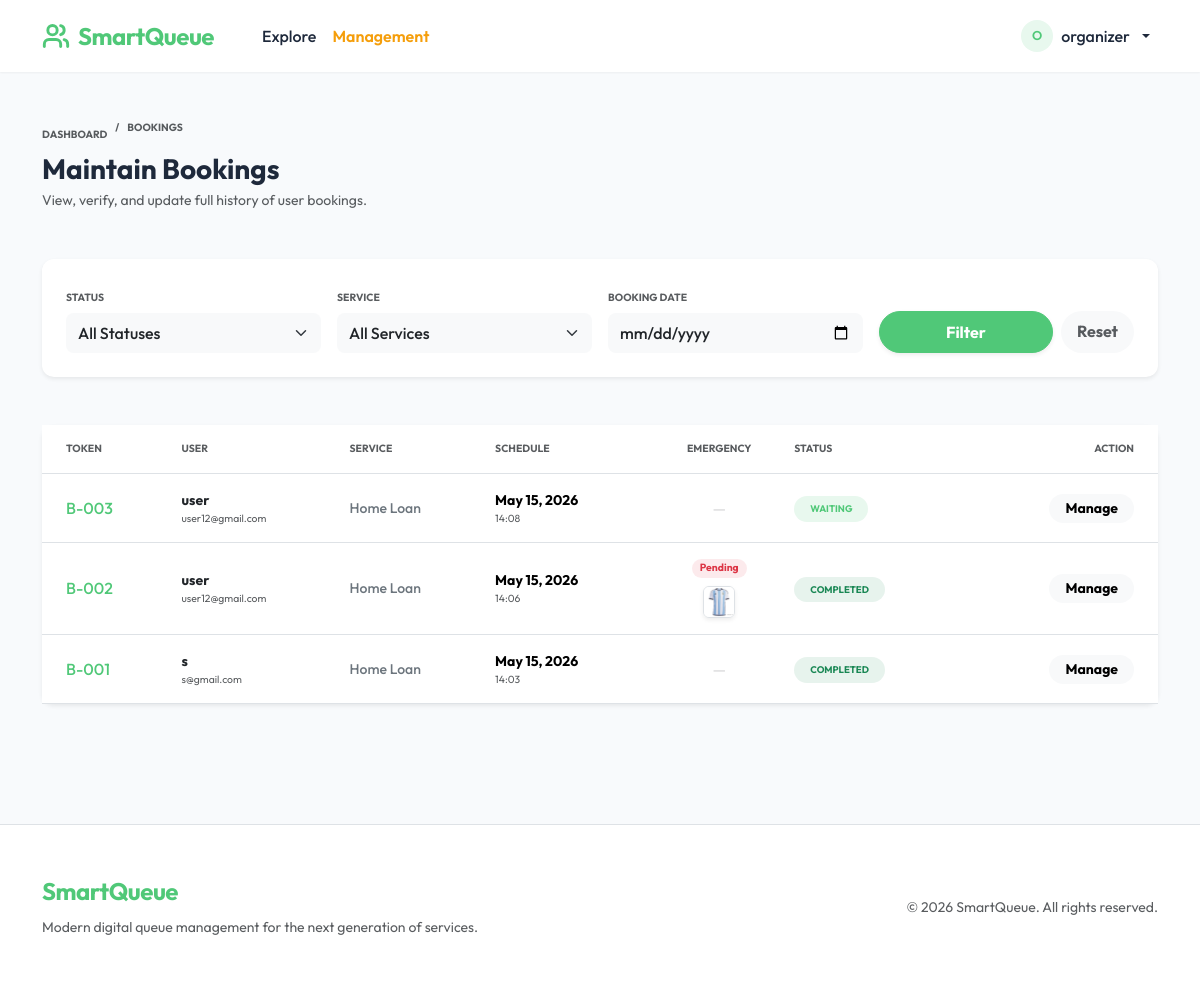
The app's page /organizer/loan-syste/bookings/ (signed in) with its own data.
### apps/queue/models.py (models this page shows, shortened)
class Token(models.Model):
    STATUS_WAITING = 'waiting'
    STATUS_CALLED = 'called'
    STATUS_SERVING = 'serving'
    STATUS_COMPLETED = 'completed'
    STATUS_CANCELLED = 'cancelled'
    STATUS_CHOICES = [
        (STATUS_WAITING, 'Waiting'),
        (STATUS_CALLED, 'Called'),
        (STATUS_SERVING, 'Serving'),
        (STATUS_COMPLETED, 'Completed'),
        (STATUS_CANCELLED, 'Cancelled'),
    ]
    token_number = models.CharField(max_length=20)
    service = models.ForeignKey('organizations.Service', on_delete=models.CASCADE, related_name='tokens')
    user = models.ForeignKey(settings.AUTH_USER_MODEL, on_delete=models.CASCADE, related_name='tokens')
    organization = models.ForeignKey(
        'organizations.Organization',
        on_delete=models.CASCADE,
        related_name='tokens',
    )
    status = models.CharField(max_length=20, choices=STATUS_CHOICES, default=STATUS_WAITING)
    created_at = models.DateTimeField(auto_now_add=True)
    estimated_time = models.DateTimeField(null=True, blank=True)
    called_at = models.DateTimeField(null=True, blank=True)
    completed_at = models.DateTimeField(null=True, blank=True)
    is_emergency = models.BooleanField(default=False)
    emergency_reason = models.TextField(blank=True)
    emergency_document = models.FileField(upload_to='emergency_docs/', blank=True, null=True)
    emergency_approved = models.BooleanField(default=False)
    booking_date = models.DateField()
    archived = models.BooleanField(default=False)
    class Meta:
        ordering = ['created_at']
        constraints = [
            models.UniqueConstraint(
                fields=['service', 'token_number', 'booking_date'],
                name='uniq_token_number_per_service_day',
            ),
        ]

### apps/organizations/models.py (models this page shows, shortened)
class Service(models.Model):
    organization = models.ForeignKey(Organization, on_delete=models.CASCADE, related_name='services')
    name = models.CharField(max_length=200)
    avg_service_time = models.IntegerField(default=10, help_text='Minutes per person')
    token_prefix = models.CharField(max_length=5, default='A')
    is_active = models.BooleanField(default=True)
    created_at = models.DateTimeField(auto_now_add=True)
    class Meta:
        ordering = ['name']

### apps/organizations/organizer_views.py (the view)
# urls.py: path('organizer/<slug:slug>/bookings/', organizer_views.OrganizerBookingListView.as_view(), name='organizer_booking_list'),
class OrganizerBookingListView(OrganizerRequiredMixin, ListView):
    model = Token
    template_name = 'organizations/organizer/booking_list.html'
    context_object_name = 'tokens'
    paginate_by = 20
    def get_queryset(self):
        org_slug = self.kwargs.get('slug')
        organization = get_object_or_404(Organization, slug=org_slug)
        queryset = Token.objects.filter(organization=organization).select_related('service', 'user').order_by('-booking_date', '-created_at')
        status = self.request.GET.get('status')
        if status:
            queryset = queryset.filter(status=status)
        date = self.request.GET.get('date')
        if date:
            queryset = queryset.filter(booking_date=date)
        service_id = self.request.GET.get('service')
        if service_id:
            queryset = queryset.filter(service_id=service_id)
        return queryset
    def get_context_data(self, **kwargs):
        context = super().get_context_data(**kwargs)
        org_slug = self.kwargs.get('slug')
        organization = get_object_or_404(Organization, slug=org_slug)
        context['organization'] = organization
        context['services'] = organization.services.all()
        context['status_choices'] = Token.STATUS_CHOICES
        return context

### apps/organizations/organizer_views.py (called while the page is built)
    def test_func(self):
        org_slug = self.kwargs.get('slug') or self.kwargs.get('org_slug')
        if not org_slug:
            service_id = self.kwargs.get('service_id')
            if service_id:
                service = get_object_or_404(Service, pk=service_id)
                organization = service.organization
            else:
                return False
        else:
            organization = get_object_or_404(Organization, slug=org_slug)
        return self.request.user.is_staff or organization.organizers.filter(pk=self.request.user.pk).exists()

### apps/templates/organizations/organizer/booking_list.html (shortened to what this page needs)
{% extends "base.html" %}
{% block content %}
<div class="row align-items-center mb-5">
    <div class="col">
        <nav aria-label="breadcrumb" class="mb-2">
            <ol class="breadcrumb mb-0">
                <li class="breadcrumb-item"><a href="{% url 'organizations:organizer_dashboard' organization.slug %}" class="text-decoration-none text-muted x-small fw-bold text-uppercase">Dashboard</a></li>
                <li class="breadcrumb-item active x-small fw-bold text-uppercase" aria-current="page">Bookings</li>
            </ol>
        </nav>
        <h1 class="h3 fw-bold mb-1">Maintain Bookings</h1>
        <p class="text-muted small mb-0">View, verify, and update full history of user bookings.</p>
    </div>
</div>
<div class="card border-0 shadow-sm mb-5" style="border-radius: 20px;">
    <div class="card-body p-4">
        <form method="get" class="row g-3 align-items-end">
            <div class="col-md-3">
                <label class="form-label x-small fw-bold text-muted text-uppercase mb-2">Status</label>
                <select name="status" class="form-select border-0 bg-light rounded-3 py-2 small fw-medium">
                    <option value="">All Statuses</option>
                </select>
            </div>
            <div class="col-md-3">
                <label class="form-label x-small fw-bold text-muted text-uppercase mb-2">Service</label>
                <select name="service" class="form-select border-0 bg-light rounded-3 py-2 small fw-medium">
                    <option value="">All Services</option>
                </select>
            </div>
            <div class="col-md-3">
                <label class="form-label x-small fw-bold text-muted text-uppercase mb-2">Booking Date</label>
                <input type="date" name="date" class="form-control border-0 bg-light rounded-3 py-2 small fw-medium" value="{{ request.GET.date }}">
            </div>
            <div class="col-md-3 d-flex gap-2">
                <button type="submit" class="btn btn-primary flex-fill rounded-pill fw-bold py-2 shadow-sm">Filter</button>
                <a href="?" class="btn btn-light rounded-pill px-3 py-2 fw-bold text-muted border-0">Reset</a>
            </div>
        </form>
    </div>
</div>
<div class="card border-0 shadow-sm mb-4" style="border-radius: 20px;">
    <div class="card-body p-0">
        <div class="table-responsive">
            <table class="table table-hover align-middle mb-0">
                <thead class="bg-light">
                    <tr>
                        <th class="ps-4 py-3 text-muted x-small fw-bold text-uppercase">Token</th>
                        <th class="py-3 text-muted x-small fw-bold text-uppercase">User</th>
                        <th class="py-3 text-muted x-small fw-bold text-uppercase">Service</th>
                        <th class="py-3 text-muted x-small fw-bold text-uppercase">Schedule</th>
                        <th class="py-3 text-muted x-small fw-bold text-uppercase text-center">Emergency</th>
                        <th class="py-3 text-muted x-small fw-bold text-uppercase">Status</th>
                        <th class="pe-4 py-3 text-muted x-small fw-bold text-uppercase text-end">Action</th>
                    </tr>
                </thead>
                <tbody>
                    {% for token in tokens %}
                    <tr>
                        <td class="ps-4 py-3 fw-extrabold text-primary h6 mb-0">{{ token.token_number }}</td>
                        <td class="py-3">
                            <div class="fw-bold text-dark small">{{ token.user.username }}</div>
                            <div class="x-small text-muted">{{ token.user.email|truncatechars:20 }}</div>
                        </td>
                        <td class="py-3 small fw-medium text-secondary">{{ token.service.name }}</td>
                        <td class="py-3">
                            <div class="small fw-bold">{{ token.booking_date|date:"M d, Y" }}</div>
                            <div class="x-small text-muted">{{ token.created_at|date:"H:i" }}</div>
                        </td>
                        <td class="py-3 text-center">
                            {% if token.is_emergency %}
                                <div class="d-flex flex-column align-items-center gap-1">
                                    {% if token.emergency_approved %}
                                        <span class="badge bg-danger rounded-pill px-2 py-1 x-small fw-bold">Approved</span>
                                    {% else %}
                                        <span class="badge bg-danger bg-opacity-10 text-danger rounded-pill px-2 py-1 x-small fw-bold">Pending</span>
                                    {% endif %}
                                    {% if token.emergency_document %}
                                        <a href="{{ token.emergency_document.url }}" target="_blank" class="d-block mt-1">
                                            <img src="{{ token.emergency_document.url }}" class="rounded border shadow-sm" style="width: 32px; height: 32px; object-fit: cover;">
                                        </a>
                                    {% endif %}
                                </div>
                            {% else %}
                                <span class="text-muted opacity-25">—</span>
                            {% endif %}
                        </td>
                        <td class="py-3">
                            {% if token.status == 'waiting' %}
                                <span class="badge bg-primary-light text-primary px-3 py-2 rounded-pill fw-bold" style="font-size: 0.6rem;">WAITING</span>
                            {% elif token.status == 'serving' %}
                                <span class="badge bg-info bg-opacity-10 text-info px-3 py-2 rounded-pill fw-bold" style="font-size: 0.6rem;">SERVING</span>
                            {% elif token.status == 'completed' %}
                                <span class="badge bg-success bg-opacity-10 text-success px-3 py-2 rounded-pill fw-bold" style="font-size: 0.6rem;">COMPLETED</span>
                            {% elif token.status == 'called' %}
                                <span class="badge bg-warning bg-opacity-10 text-warning px-3 py-2 rounded-pill fw-bold" style="font-size: 0.6rem;">CALLED</span>
                            {% else %}
                                <span class="badge bg-light text-muted px-3 py-2 rounded-pill fw-bold" style="font-size: 0.6rem;">CANCELLED</span>
                            {% endif %}
                        </td>
                        <td class="pe-4 py-3 text-end">
                            <div class="dropdown">
                                <button class="btn btn-sm btn-light rounded-pill px-3 fw-bold border-0" type="button" data-bs-toggle="dropdown" data-bs-boundary="viewport">
                                    Manage
                                </button>
                            </div>
                        </td>
                    </tr>
                    {% empty %}
                    <tr>
                        <td colspan="7" class="text-center py-5 text-muted small">
                            No bookings found matching your criteria.
                        </td>
                    </tr>
                    {% endfor %}
                </tbody>
            </table>
        </div>
    </div>
</div>
{% endblock %}

### apps/templates/base.html (shortened to what this page needs)
{% load static %}
<!DOCTYPE html>
<html lang="en">
<head>
    <link href="https://cdn.jsdelivr.net/npm/bootstrap@5.3.3/dist/css/bootstrap.min.css" rel="stylesheet"
>
    <link rel="stylesheet" href="{% static 'css/style.css' %}">
</head>
<body class="d-flex flex-column min-vh-100">
<nav class="navbar navbar-expand-lg sticky-top">
    <div class="container">
        <a class="navbar-brand" href="{% url 'organizations:organization_list' %}">
            <span class="d-flex align-items-center">
                SmartQueue
            </span>
        </a>
        <div class="collapse navbar-collapse" id="mainNav">
            <ul class="navbar-nav me-auto mb-2 mb-lg-0 ms-lg-4">
                <li class="nav-item">
                    <a class="nav-link {% if request.resolver_match.view_name == 'organizations:organization_list' %}active{% endif %}" href="{% url 'organizations:organization_list' %}">Explore</a>
                </li>
                {% if user.is_authenticated %}
                    {% if user.profile.role == 'organizer' or user.is_staff %}
                        <li class="nav-item">
                            <a class="nav-link fw-semibold" href="{% url 'accounts:profile' %}" style="color: #f59e0b !important;">Management</a>
                        </li>
                    {% endif %}
                {% endif %}
            </ul>
            <ul class="navbar-nav ms-auto align-items-center gap-3">
                {% if user.is_authenticated %}
                    <li class="nav-item dropdown">
                        <a class="nav-link dropdown-toggle d-flex align-items-center gap-2" href="#" role="button" data-bs-toggle="dropdown" aria-expanded="false">
                            <div class="bg-primary-light text-primary rounded-circle d-flex align-items-center justify-content-center" style="width: 32px; height: 32px; font-weight: 600; font-size: 0.8rem;">
                                {{ user.username|first|upper }}
                            </div>
                            <span>{{ user.username }}</span>
                        </a>
                    </li>
                {% endif %}
            </ul>
        </div>
    </div>
</nav>
<main class="flex-grow-1 py-5">
    <div class="container animate-fade-in">
        {% block content %}{% endblock %}
    </div>
</main>
<footer class="py-5 bg-white border-top mt-5">
    <div class="container">
        <div class="row align-items-center">
            <div class="col-md-6 text-center text-md-start">
                <div class="navbar-brand mb-2 d-block">SmartQueue</div>
                <p class="text-muted small mb-md-0">Modern digital queue management for the next generation of services.</p>
            </div>
            <div class="col-md-6 text-center text-md-end">
                <span class="text-muted small">&copy; 2026 SmartQueue. All rights reserved.</span>
            </div>
        </div>
    </div>
</footer>
</body>
</html>

### static/css/style.css (style rules this page uses)
:root { --primary-color: #50c878; --primary-hover: #45b068; --primary-light: #e8f8ee; --secondary-color: #64748b; --bg-color: #f8fafc; --card-bg: #ffffff; --text-main: #1e293b; --text-muted: #64748b; --border-radius: 12px; --shadow-sm: 0 1px 2px 0 rgb(0 0 0 / 0.05); --shadow-md: 0 4px 6px -1px rgb(0 0 0 / 0.1), 0 2px 4px -2px rgb(0 0 0 / 0.1); --shadow-lg: 0 10px 15px -3px rgb(0 0 0 / 0.1), 0 4px 6px -4px rgb(0 0 0 / 0.1); }
body { background-color: var(--bg-color); color: var(--text-main); font-family: 'Outfit', sans-serif; -webkit-font-smoothing: antialiased; }
.navbar { background-color: var(--card-bg) !important; box-shadow: var(--shadow-sm); padding: 0.75rem 0; }
.navbar-brand { color: var(--primary-color) !important; font-weight: 700 !important; font-size: 1.5rem; letter-spacing: -0.5px; }
.nav-link { color: var(--text-main) !important; font-weight: 500; transition: color 0.2s ease; }
.btn-primary { background-color: var(--primary-color) !important; border-color: var(--primary-color) !important; border-radius: var(--border-radius); font-weight: 600; padding: 0.5rem 1.25rem; transition: all 0.2s ease; }
.card { border: none !important; border-radius: var(--border-radius) !important; box-shadow: var(--shadow-sm); transition: transform 0.2s ease, box-shadow 0.2s ease; }
.text-primary { color: var(--primary-color) !important; }
.bg-primary-light { background-color: var(--primary-light) !important; }
.animate-fade-in { animation: fadeIn 0.4s ease forwards; }

### apps/templates/organizations/organizer/booking_list.html (style rules this page uses)
.x-small { font-size: 0.65rem; }
.table-responsive { min-height: 250px; }

### records on screen
Token: token_number "B-003", user.username "user", user.email "user12@gmail.com", service.name "Home Loan", booking_date "May 15, 2026", created_at "14:08", status "WAITING"
Token: token_number "B-002", user.username "user", user.email "user12@gmail.com", service.name "Home Loan", booking_date "May 15, 2026", created_at "14:06", emergency_approved "Pending", emergency_document (picture), status "COMPLETED"
Token: token_number "B-001", user.username "s", user.email "s@gmail.com", service.name "Home Loan", booking_date "May 15, 2026", created_at "14:03", status "COMPLETED"

### other values on screen
{{ user.username|first|upper }} "O"
{{ user.username }} "organizer"
